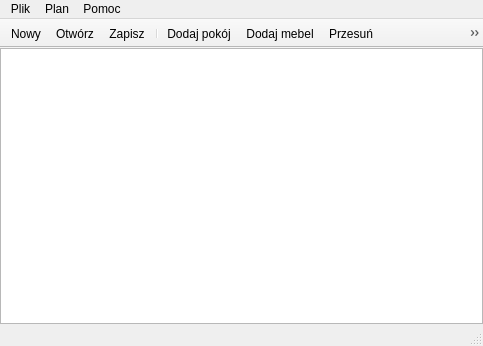
<?xml version="1.0" encoding="UTF-8"?>
<ui version="4.0">
 <class>wndMain</class>
 <widget class="QMainWindow" name="wndMain">
  <property name="geometry">
   <rect>
    <x>0</x>
    <y>0</y>
    <width>483</width>
    <height>346</height>
   </rect>
  </property>
  <property name="minimumSize">
   <size>
    <width>483</width>
    <height>346</height>
   </size>
  </property>
  <property name="contextMenuPolicy">
   <enum>Qt::NoContextMenu</enum>
  </property>
  <property name="windowTitle">
   <string>HomeArranger</string>
  </property>
  <property name="windowIcon">
   <iconset resource="../res.qrc">
    <normaloff>:/icons/main.ico</normaloff>:/icons/main.ico</iconset>
  </property>
  <widget class="QWidget" name="centralWidget">
   <layout class="QGridLayout" name="gridLayout">
    <property name="margin">
     <number>0</number>
    </property>
    <item row="0" column="0">
     <widget class="QGraphicsView" name="graphicsView">
      <property name="dragMode">
       <enum>QGraphicsView::NoDrag</enum>
      </property>
     </widget>
    </item>
   </layout>
  </widget>
  <widget class="QMenuBar" name="menuBar">
   <property name="geometry">
    <rect>
     <x>0</x>
     <y>0</y>
     <width>483</width>
     <height>21</height>
    </rect>
   </property>
   <widget class="QMenu" name="mnuFile">
    <property name="title">
     <string>Plik</string>
    </property>
    <addaction name="actFileNew"/>
    <addaction name="actFileOpen"/>
    <addaction name="separator"/>
    <addaction name="actFileSave"/>
    <addaction name="actFileSaveAs"/>
    <addaction name="separator"/>
    <addaction name="actFileSettings"/>
    <addaction name="separator"/>
    <addaction name="actFileQuit"/>
   </widget>
   <widget class="QMenu" name="mnuPlan">
    <property name="title">
     <string>Plan</string>
    </property>
    <addaction name="actPlanAddRoom"/>
    <addaction name="separator"/>
    <addaction name="actPlanAddFurniture"/>
    <addaction name="separator"/>
    <addaction name="actPlanMove"/>
    <addaction name="actPlanResize"/>
    <addaction name="separator"/>
    <addaction name="actPlanZoomIn"/>
    <addaction name="actPlanZoomOut"/>
   </widget>
   <widget class="QMenu" name="mnuHelp">
    <property name="title">
     <string>Pomoc</string>
    </property>
    <addaction name="actHelpAbout"/>
   </widget>
   <addaction name="mnuFile"/>
   <addaction name="mnuPlan"/>
   <addaction name="mnuHelp"/>
  </widget>
  <widget class="QToolBar" name="toolBar">
   <property name="movable">
    <bool>false</bool>
   </property>
   <property name="iconSize">
    <size>
     <width>16</width>
     <height>16</height>
    </size>
   </property>
   <property name="floatable">
    <bool>false</bool>
   </property>
   <attribute name="toolBarArea">
    <enum>TopToolBarArea</enum>
   </attribute>
   <attribute name="toolBarBreak">
    <bool>false</bool>
   </attribute>
   <addaction name="actFileNew"/>
   <addaction name="actFileOpen"/>
   <addaction name="actFileSave"/>
   <addaction name="separator"/>
   <addaction name="actPlanAddRoom"/>
   <addaction name="actPlanAddFurniture"/>
   <addaction name="actPlanMove"/>
   <addaction name="actPlanResize"/>
   <addaction name="actPlanZoomIn"/>
   <addaction name="actPlanZoomOut"/>
   <addaction name="separator"/>
   <addaction name="actFileSettings"/>
   <addaction name="actHelpAbout"/>
  </widget>
  <widget class="QStatusBar" name="statusBar">
   <property name="sizeGripEnabled">
    <bool>true</bool>
   </property>
  </widget>
  <action name="actFileNew">
   <property name="icon">
    <iconset resource="../res.qrc">
     <normaloff>:/glyphs/new.png</normaloff>:/glyphs/new.png</iconset>
   </property>
   <property name="text">
    <string>Nowy</string>
   </property>
   <property name="toolTip">
    <string>Nowy...</string>
   </property>
   <property name="shortcut">
    <string>Ctrl+N</string>
   </property>
  </action>
  <action name="actFileOpen">
   <property name="icon">
    <iconset resource="../res.qrc">
     <normaloff>:/glyphs/open.png</normaloff>:/glyphs/open.png</iconset>
   </property>
   <property name="text">
    <string>Otwórz...</string>
   </property>
   <property name="shortcut">
    <string>Ctrl+O</string>
   </property>
  </action>
  <action name="actFileSave">
   <property name="icon">
    <iconset resource="../res.qrc">
     <normaloff>:/glyphs/save.png</normaloff>:/glyphs/save.png</iconset>
   </property>
   <property name="text">
    <string>Zapisz</string>
   </property>
   <property name="shortcut">
    <string>Ctrl+S</string>
   </property>
  </action>
  <action name="actFileSaveAs">
   <property name="text">
    <string>Zapisz jako...</string>
   </property>
  </action>
  <action name="actFileSettings">
   <property name="icon">
    <iconset resource="../res.qrc">
     <normaloff>:/glyphs/settings.png</normaloff>:/glyphs/settings.png</iconset>
   </property>
   <property name="text">
    <string>Ustawienia</string>
   </property>
  </action>
  <action name="actFileQuit">
   <property name="icon">
    <iconset resource="../res.qrc">
     <normaloff>:/glyphs/quit.png</normaloff>:/glyphs/quit.png</iconset>
   </property>
   <property name="text">
    <string>Wyjdź</string>
   </property>
   <property name="shortcut">
    <string>Ctrl+Q</string>
   </property>
  </action>
  <action name="actPlanAddFurniture">
   <property name="icon">
    <iconset resource="../res.qrc">
     <normaloff>:/glyphs/furniture_add.png</normaloff>:/glyphs/furniture_add.png</iconset>
   </property>
   <property name="text">
    <string>Dodaj mebel</string>
   </property>
   <property name="shortcut">
    <string>Ctrl+Ins</string>
   </property>
  </action>
  <action name="actHelpAbout">
   <property name="icon">
    <iconset resource="../res.qrc">
     <normaloff>:/glyphs/about.png</normaloff>:/glyphs/about.png</iconset>
   </property>
   <property name="text">
    <string>O...</string>
   </property>
   <property name="toolTip">
    <string>O...</string>
   </property>
   <property name="shortcut">
    <string>F1</string>
   </property>
  </action>
  <action name="actPlanMove">
   <property name="icon">
    <iconset resource="../res.qrc">
     <normaloff>:/glyphs/move.png</normaloff>:/glyphs/move.png</iconset>
   </property>
   <property name="text">
    <string>Przesuń</string>
   </property>
   <property name="shortcut">
    <string>Ctrl+M</string>
   </property>
  </action>
  <action name="actPlanZoomIn">
   <property name="icon">
    <iconset resource="../res.qrc">
     <normaloff>:/glyphs/zoom_in.png</normaloff>:/glyphs/zoom_in.png</iconset>
   </property>
   <property name="text">
    <string>Przybliż</string>
   </property>
   <property name="shortcut">
    <string>+</string>
   </property>
  </action>
  <action name="actPlanZoomOut">
   <property name="icon">
    <iconset resource="../res.qrc">
     <normaloff>:/glyphs/zoom_out.png</normaloff>:/glyphs/zoom_out.png</iconset>
   </property>
   <property name="text">
    <string>Oddal</string>
   </property>
   <property name="shortcut">
    <string>-</string>
   </property>
  </action>
  <action name="actPlanResize">
   <property name="icon">
    <iconset resource="../res.qrc">
     <normaloff>:/glyphs/resize.png</normaloff>:/glyphs/resize.png</iconset>
   </property>
   <property name="text">
    <string>Zmień rozmiar</string>
   </property>
   <property name="shortcut">
    <string>Ctrl+R</string>
   </property>
  </action>
  <action name="actPlanAddRoom">
   <property name="icon">
    <iconset resource="../res.qrc">
     <normaloff>:/glyphs/room_add.png</normaloff>:/glyphs/room_add.png</iconset>
   </property>
   <property name="text">
    <string>Dodaj pokój</string>
   </property>
   <property name="shortcut">
    <string>Ctrl+Shift+Ins</string>
   </property>
  </action>
 </widget>
 <layoutdefault spacing="6" margin="11"/>
 <resources>
  <include location="../res.qrc"/>
 </resources>
 <connections/>
</ui>
